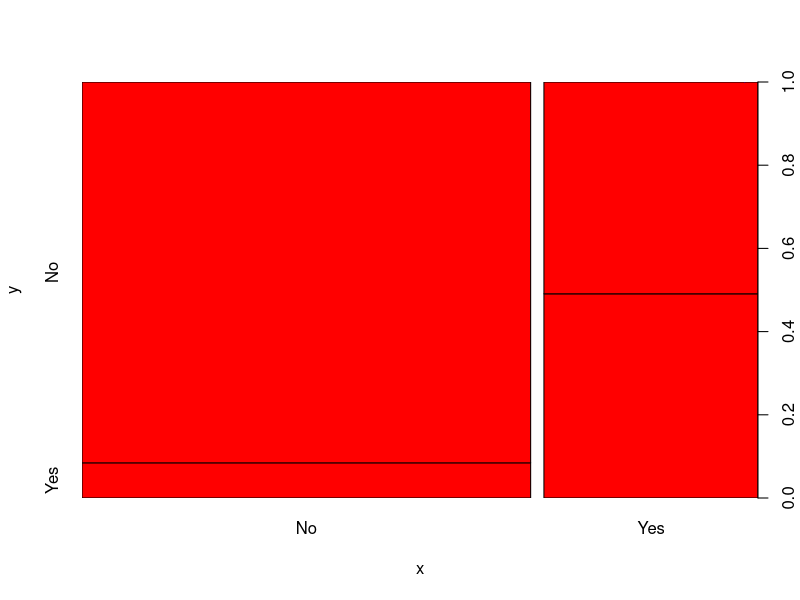

Reproduce this figure in R.
library(e1071)
library(ggplot2)

?naiveBayes

data("Titanic")
Titanic_df <- as.data.frame(Titanic)

repeating_sequence = rep.int(seq_len(nrow(Titanic_df)), Titanic_df$Freq)
Titanic_dataset = Titanic_df[repeating_sequence,]
Titanic_dataset$Freq=NULL

Naive_Bayes_Model=naiveBayes(Survived ~., data = Titanic_dataset)
Naive_Bayes_Model

Naive_pred = predict(Naive_Bayes_Model,Titanic_dataset)
table(Naive_pred,Titanic_dataset$Survived)

svm.model <- svm(Survived ~ ., data = Titanic_dataset, cost = 100, gamma = 1)
svm.pred <- predict(svm.model, Titanic_dataset[,-4])
table(pred = svm.pred, true = Titanic_dataset[,4])

plot(Titanic_dataset$Survived,Naive_pred, col = "red")
lines(Titanic_dataset$Survived,svm.pred, col = "blue")
